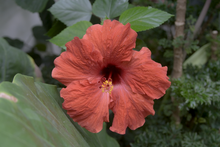
%> input picture flower.png, 220 x 147 px, shrunk from 800 x 533 before the run
$ octave local_extrema.m   (GNU Octave 9; MATLAB toolbox functions it lacks are replaced by stand-ins)
%> lines starting %> are read from the running program, lines starting %| are printed output that depends on the picture
### getColorExact.m
function nI=getColorExact(colorIm,ntscIm)

[n, m, d] = size(ntscIm);
imgSize=n*m;


nI(:,:,1)=ntscIm(:,:,1);

indsM=reshape([1:imgSize],n,m);
lblInds=find(colorIm);

wd=1;

len=0;
consts_len=0;
col_inds=zeros(imgSize*(2*wd+1)^2,1);
row_inds=zeros(imgSize*(2*wd+1)^2,1);
vals=zeros(imgSize*(2*wd+1)^2,1);
gvals=zeros(1,(2*wd+1)^2);


for j=1:m
   for i=1:n
      consts_len=consts_len+1;

      if (~colorIm(i,j))
        tlen=0;
        for ii=max(1,i-wd):min(i+wd,n)
           for jj=max(1,j-wd):min(j+wd,m)

              if (ii~=i)|(jj~=j)
                 len=len+1; tlen=tlen+1;
                 row_inds(len)= consts_len;
                 col_inds(len)=indsM(ii,jj);
                 gvals(tlen)=ntscIm(ii,jj,1);
              end
           end
        end
        t_val=ntscIm(i,j,1);
        gvals(tlen+1)=t_val;
        c_var=mean((gvals(1:tlen+1)-mean(gvals(1:tlen+1))).^2);
        csig=c_var*0.6;
        mgv=min((gvals(1:tlen)-t_val).^2);
        if (csig<(-mgv/log(0.01)))
	   csig=-mgv/log(0.01);
	end
	if (csig<0.000002)
	   csig=0.000002;
        end

        gvals(1:tlen)=exp(-(gvals(1:tlen)-t_val).^2/csig);
        gvals(1:tlen)=gvals(1:tlen)/sum(gvals(1:tlen));
        vals(len-tlen+1:len)=-gvals(1:tlen);
      end


      len=len+1;
      row_inds(len)= consts_len;
      col_inds(len)=indsM(i,j);
      vals(len)=1;

   end
end


vals=vals(1:len);
col_inds=col_inds(1:len);
row_inds=row_inds(1:len);


A=sparse(row_inds,col_inds,vals,consts_len,imgSize);
b=zeros(size(A,1),1);


for t=2:d
    curIm=ntscIm(:,:,t);
    b(lblInds)=curIm(lblInds);
    new_vals=A\b;
    nI(:,:,t)=reshape(new_vals,n,m,1);
end


%snI=nI;
%nI=ntsc2rgb(nI);

### local_extrema.m
output_dir = 'result/';
im = double(imread('flower.png'))/255;

%% convert the im into luminance
yiq = rgb2ntsc(im);
%> yiq: size 147x220x3 double; mean of channels 1, 2, 3 0.332, 0.0651, -0.0046
Y = yiq(:, :, 1);

for i = 1:3,
    s = 2*i + 1;
    disp(['start processing with scale of ' num2str(s)]);

    ImaxS = ordfilt2(Y, s*s-s+1, true(s));
    Imax_extrema = double(ImaxS <= Y);
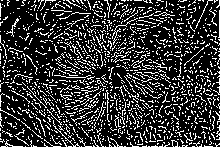
%> Imax_extrema: size 147x220 double; values 0 (black) and 1 (white), 20.8% white in thin lines or dots
    %imwrite(ImaxS, [output_dir 'max' num2str(s) '_top' num2str(s) '.png']);
    imwrite(Imax_extrema, [output_dir 'max' num2str(s) '_max' num2str(s) '.png']);

    IminS = ordfilt2(Y, s, true(s));
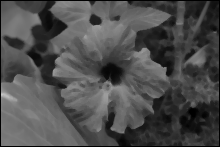
%> IminS: size 147x220 double; min 0, max 0.773, mean 0.304
    Imin_extrema = double(IminS >= Y);
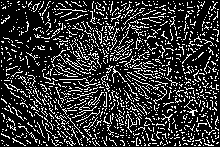
%> Imin_extrema: size 147x220 double; values 0 (black) and 1 (white), 20.1% white in thin lines or dots
    %imwrite(IminS, [output_dir 'min' num2str(s) '_top' num2str(s) '.png']);
    imwrite(Imin_extrema, [output_dir 'min' num2str(s) '_min' num2str(s) '.png']);

    Icolor = [];
    Icolor(:, :, 1) = Y;
    Icolor(:, :, 2) = im(:, :, 1);
    Icolor(:, :, 3) = im(:, :, 2);
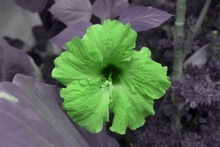
%> Icolor: size 147x220x3 double; mean R, G, B 0.332, 0.391, 0.317
    Icolor(:, :, 4) = im(:, :, 3);
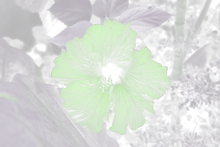
%> Icolor: size 147x220x4 double; mean R, G, B, A 0.332, 0.391, 0.317, 0.252; transparent parts drawn white

    disp('    generating local maximum envelop');
    Imax = getColorExact(Imax_extrema, Icolor);
%> in getColorExact, `lblInds=find(colorIm);`: lblInds = 6740 values from 4 to 32338
%> after the loop in getColorExact, `for j=1:m`: c_var = 0.000266; consts_len = 32340; csig = 0.000159; gvals = [1.03e-05 0.909 0.0911 0.174 0.42 0.188 0.16 0.00751 0.219]; len = 236129; mgv = 0.000182; t_val = 0.174; tlen = 3
%> the loop in getColorExact, `for t=2:d` made 3 passes
%> pass 1, in getColorExact, `curIm=ntscIm(:,:,t);`:
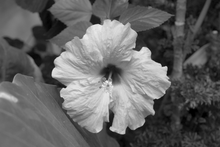
%> curIm: size 147x220 double; min 0, max 0.945, mean 0.391
%> pass 3, in getColorExact, `curIm=ntscIm(:,:,t);`:
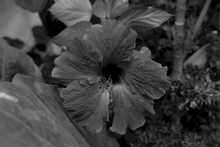
%> curIm: size 147x220 double; min 0, max 0.788, mean 0.252

    disp('    generating local minimum envelop');
    Imin = getColorExact(Imin_extrema, Icolor);
%> (the run ends here)
